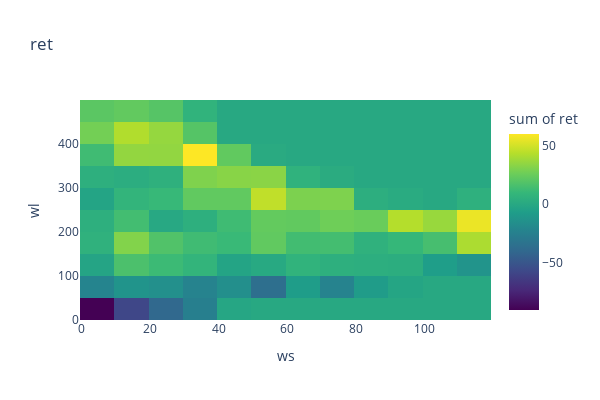

The cell this chart's notebook holds for it:
### Code cell
# plotly.express

fig = px.density_heatmap(
        data_frame = df_result,
        x = 'ws',
        y = 'wl',
        z = 'ret',
        color_continuous_scale = 'Viridis',
        title = f'ret',
        #text_auto=True,
        #opacity=0.7,
        )
fig.update_layout(width=600, height=400)
fig.show()

### Figure 1 — Plotly figure (JSON) as saved in the notebook; plotly's stock layout.template omitted (floating-point values rounded to 4 significant figures; data arrays with more than 128 entries replaced by an {"elided": "..."} marker saying what was removed)
{"data": [{"coloraxis": "coloraxis", "histfunc": "sum", "hovertemplate": "ws=%{x}<br>wl=%{y}<br>sum of ret=%{z}<extra></extra>", "name": "", "type": "histogram2d", "x": {"elided": "2113 int values"}, "xaxis": "x", "xbingroup": "x", "y": {"elided": "2113 int values"}, "yaxis": "y", "ybingroup": "y", "z": {"elided": "2113 float values"}}], "layout": {"coloraxis": {"colorbar": {"title": {"text": "sum of ret"}}, "colorscale": [[0, "#440154"], [0.1111, "#482878"], [0.2222, "#3e4989"], [0.3333, "#31688e"], [0.4444, "#26828e"], [0.5556, "#1f9e89"], [0.6667, "#35b779"], [0.7778, "#6ece58"], [0.8889, "#b5de2b"], [1, "#fde725"]]}, "height": 400, "legend": {"tracegroupgap": 0}, "title": {"text": "ret"}, "width": 600, "xaxis": {"anchor": "y", "domain": [0, 1], "title": {"text": "ws"}}, "yaxis": {"anchor": "x", "domain": [0, 1], "title": {"text": "wl"}}}}
